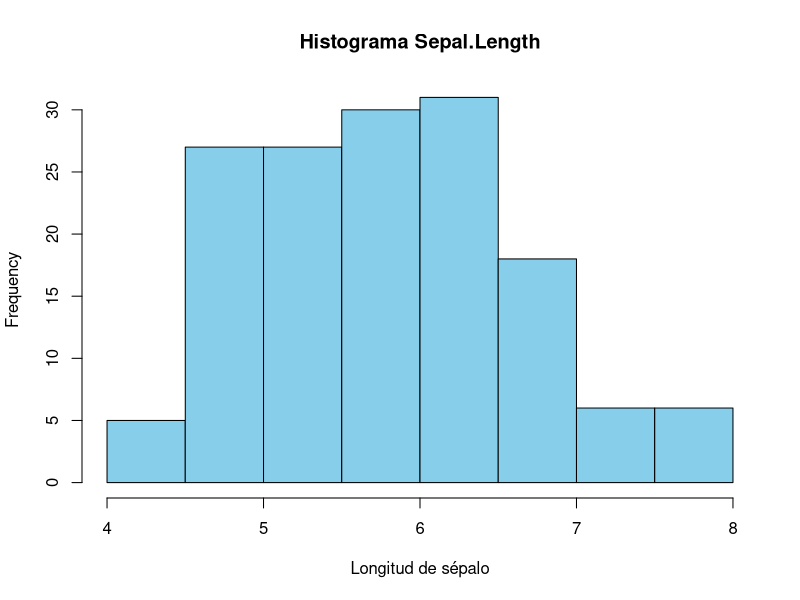
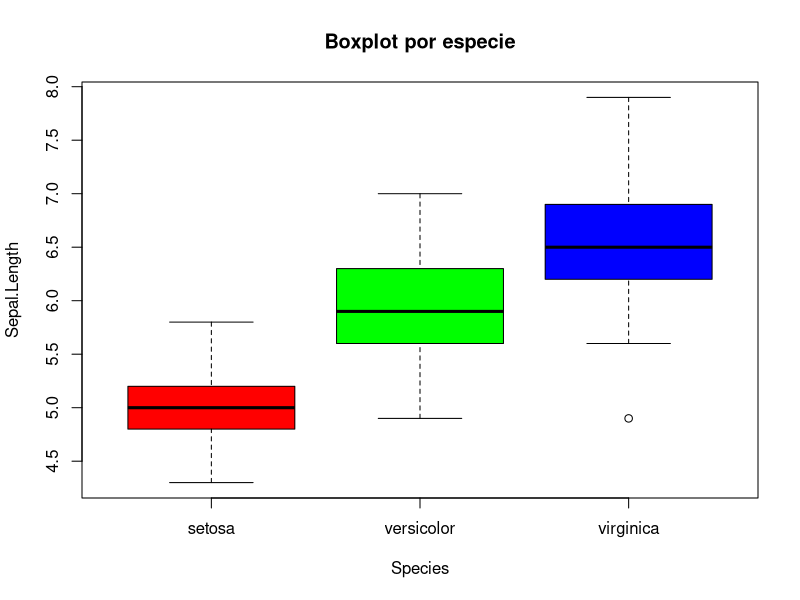

Write R code to recreate these figures, in order.
# Script_01_estadística_descriptiva.R
# Clase 2 - 17/02/2026
# Autor: Fernando Hernandez

# 1. Cargar datos de ejemplo
data("iris")

# 2. Estadística descriptiva básica
summary(iris)

# 3. Histograma de longitud de sépalo
hist(iris$Sepal.Length,
     main = "Histograma Sepal.Length",
     xlab = "Longitud de sépalo",
     col = "skyblue")

# 4. Boxplot por especie
boxplot(Sepal.Length ~ Species, data = iris,
        main = "Boxplot por especie",
        col = c("red", "green", "blue"))
